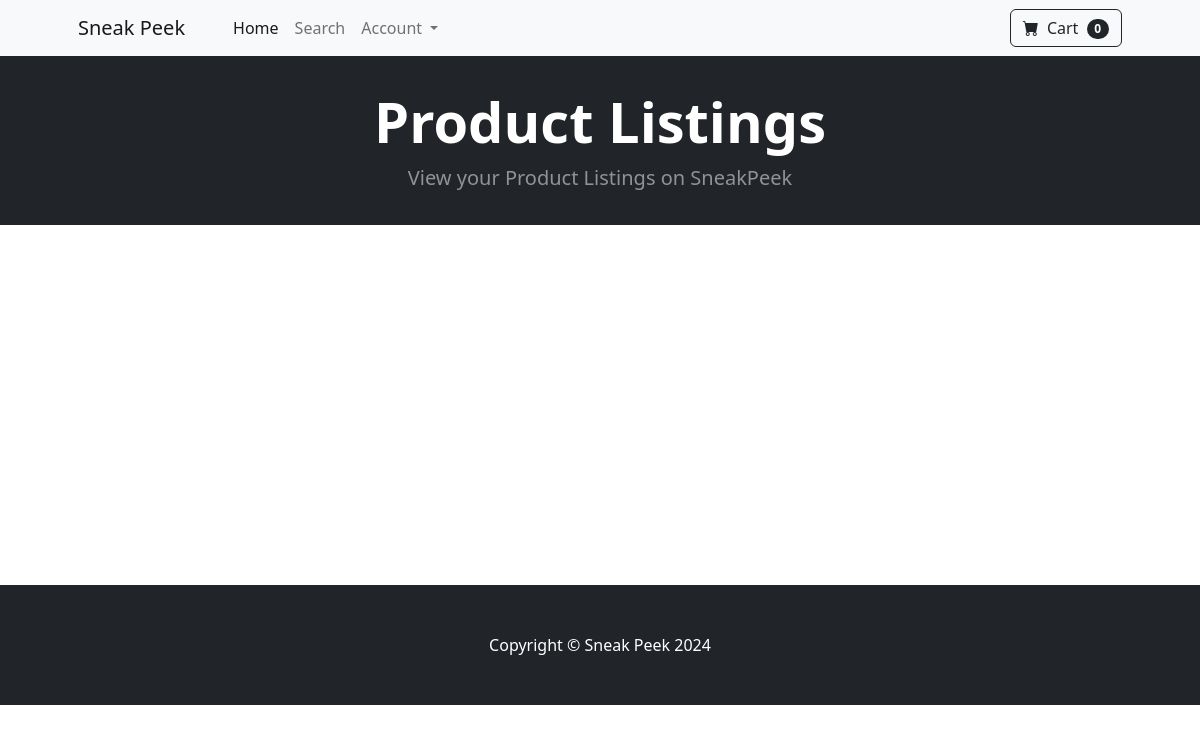
Page /listings/ (signed in) on the earlier database version.
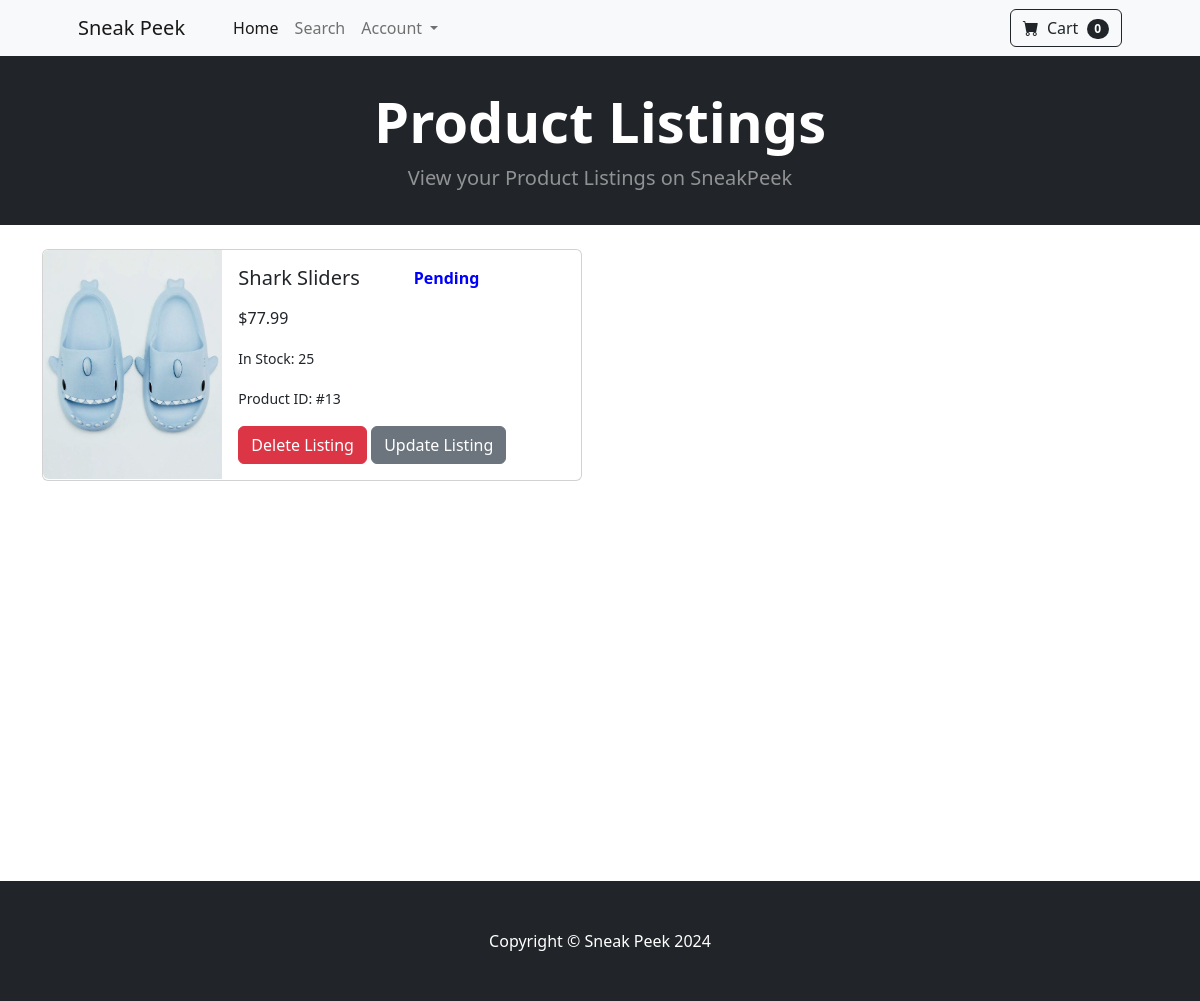
Same page on the later database version.
### sneakpeek/models.py (models this page shows, shortened)
class Product(models.Model):
    name = models.CharField(max_length=100)
    price = models.DecimalField(default=0, decimal_places=2, max_digits=6)
    quantity = models.IntegerField(default=1)
    category = models.ForeignKey(Category, on_delete=models.CASCADE, default=1)
    seller = models.ForeignKey(User, on_delete=models.CASCADE, default=1)
    brand = models.CharField(max_length=100, null=True)
    description = models.CharField(max_length=250, default='', blank=True, null=True)
    image = models.ImageField(upload_to='uploads/product/')
    approved = models.BooleanField(null=True)

### sneakpeek/views.py (the view)
# urls.py: path('listings/', views.product_list, name='viewlistings'),
def product_list(request):
    current_user = request.user
    user_products = Product.objects.filter(seller=current_user)
    return render(request, "product_list.html", {'user_products': user_products})

### cart/cart.py (called while the page is built)
    def __len__(self):
        return len(self.cart)

### cart/context_processors.py (called while the page is built)
def cart(request):
    return {'cart': Cart(request)}

### sneakpeek/templates/product_list.html (shortened to what this page needs)
{% extends 'base.html' %}
{% block content %}
<header class="bg-dark py-3">
  <div class="container px-4 px-lg-5 my-3">
      <div class="text-center text-white">
          <h1 class="display-4 fw-bolder">Product Listings</h1>
          <p class="lead fw-normal text-white-50 mb-0">View your Product Listings on SneakPeek</p>
      </div>
  </div>
</header>
<br/>
<div class="container">
    {% for product in user_products %}
    <div class="card mb-3" style="max-width: 540px;">
        <div class="row g-0">
          <div class="col-md-4">
            <img src="{{ product.image.url }}" class="img-fluid rounded-start" alt="...">
          </div>
          <div class="col-md-8">
            <div class="card-body">
              <div class="row">
                <div class="col">
                    <h5 class="card-title">{{ product.name }}</h5>
                </div>
                <div class="col text-right">
                  {% if product.approved == True %}
                    <p style="color: green; font-weight: bold;">Approved </p>
                  {% elif product.approved == False %}
                    <p style="color: red; font-weight: bold;">Rejected </p>
                  {% else %}
                    <p style="color: blue; font-weight: bold;">Pending </p>
                  {% endif %}
                </div>
            </div>
              <p class="card-text">${{ product.price }}</p>
              <p class="card-text"><small class="text-body-secondary">In Stock: {{ product.quantity }}</small></p>
              <p class="card-text"><small class="text-body-secondary">Product ID: #{{ product.id }}</small></p>
              <button type="button" data-index="{{product.id}}" class="btn btn-danger delete-product">Delete Listing</button>
              <a class="btn btn-secondary " href="{% url 'update_product' product.id %}">Update Listing</a>
            </div>
          </div>
        </div>
      </div>
      {% endfor %}
    </div>
{% endblock %}

Differences in the rows shown:
added Product: image (picture), name "Shark Sliders", shows "Pending", price "77.99", quantity "25", id "13"
